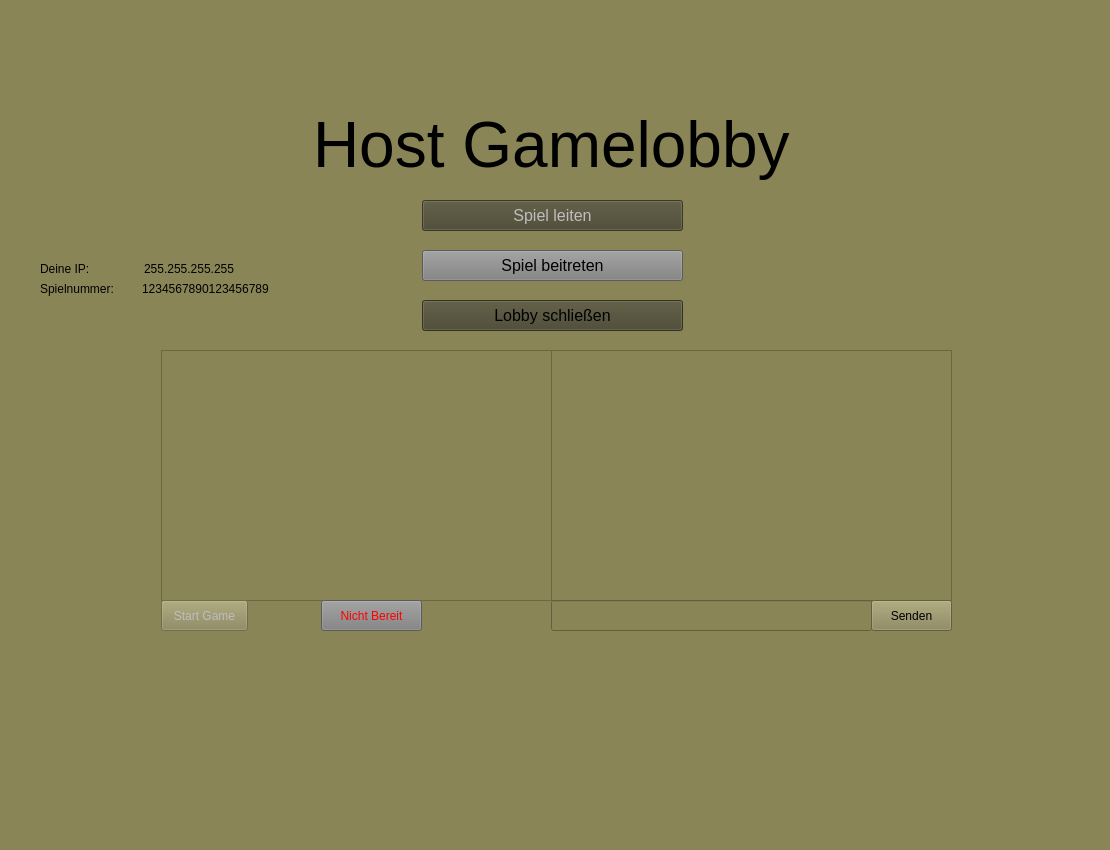
<?xml version="1.0" encoding="UTF-8"?>
<ui version="4.0">
 <class>lobbyHostView</class>
 <widget class="QWidget" name="lobbyHostView">
  <property name="geometry">
   <rect>
    <x>0</x>
    <y>0</y>
    <width>1110</width>
    <height>850</height>
   </rect>
  </property>
  <property name="sizePolicy">
   <sizepolicy hsizetype="Fixed" vsizetype="Fixed">
    <horstretch>0</horstretch>
    <verstretch>0</verstretch>
   </sizepolicy>
  </property>
  <property name="styleSheet">
   <string notr="true">background: #8A8557;</string>
  </property>
  <widget class="QLabel" name="label">
   <property name="geometry">
    <rect>
     <x>313</x>
     <y>109</y>
     <width>491</width>
     <height>71</height>
    </rect>
   </property>
   <property name="font">
    <font>
     <pointsize>48</pointsize>
     <bold>false</bold>
    </font>
   </property>
   <property name="text">
    <string>Host Gamelobby</string>
   </property>
  </widget>
  <widget class="QPushButton" name="hostGameButton">
   <property name="enabled">
    <bool>false</bool>
   </property>
   <property name="geometry">
    <rect>
     <x>422</x>
     <y>200</y>
     <width>261</width>
     <height>31</height>
    </rect>
   </property>
   <property name="sizePolicy">
    <sizepolicy hsizetype="Fixed" vsizetype="Fixed">
     <horstretch>0</horstretch>
     <verstretch>0</verstretch>
    </sizepolicy>
   </property>
   <property name="font">
    <font>
     <pointsize>12</pointsize>
    </font>
   </property>
   <property name="styleSheet">
    <string notr="true">background-color: #47452E;
border-color: #111111;
    

</string>
   </property>
   <property name="text">
    <string>Spiel leiten</string>
   </property>
   <property name="autoDefault">
    <bool>false</bool>
   </property>
  </widget>
  <widget class="QPushButton" name="joinGameButton">
   <property name="geometry">
    <rect>
     <x>422</x>
     <y>250</y>
     <width>261</width>
     <height>31</height>
    </rect>
   </property>
   <property name="sizePolicy">
    <sizepolicy hsizetype="Fixed" vsizetype="Fixed">
     <horstretch>0</horstretch>
     <verstretch>0</verstretch>
    </sizepolicy>
   </property>
   <property name="font">
    <font>
     <pointsize>12</pointsize>
    </font>
   </property>
   <property name="styleSheet">
    <string notr="true">background-color: grey;
border-color: #111111;

</string>
   </property>
   <property name="text">
    <string>Spiel beitreten</string>
   </property>
   <property name="autoDefault">
    <bool>false</bool>
   </property>
  </widget>
  <widget class="QPushButton" name="closeLobbyButton">
   <property name="geometry">
    <rect>
     <x>422</x>
     <y>300</y>
     <width>261</width>
     <height>31</height>
    </rect>
   </property>
   <property name="sizePolicy">
    <sizepolicy hsizetype="Fixed" vsizetype="Fixed">
     <horstretch>0</horstretch>
     <verstretch>0</verstretch>
    </sizepolicy>
   </property>
   <property name="font">
    <font>
     <pointsize>12</pointsize>
    </font>
   </property>
   <property name="styleSheet">
    <string notr="true">background-color: #47452E;
border-color: #111111;
   
</string>
   </property>
   <property name="text">
    <string>Lobby schließen</string>
   </property>
   <property name="autoDefault">
    <bool>false</bool>
   </property>
  </widget>
  <widget class="QListView" name="playerListView">
   <property name="geometry">
    <rect>
     <x>161</x>
     <y>350</y>
     <width>391</width>
     <height>251</height>
    </rect>
   </property>
  </widget>
  <widget class="QTextEdit" name="chatField">
   <property name="geometry">
    <rect>
     <x>551</x>
     <y>350</y>
     <width>401</width>
     <height>251</height>
    </rect>
   </property>
   <property name="mouseTracking">
    <bool>false</bool>
   </property>
   <property name="readOnly">
    <bool>true</bool>
   </property>
  </widget>
  <widget class="QLineEdit" name="chatMsgTextField">
   <property name="geometry">
    <rect>
     <x>551</x>
     <y>600</y>
     <width>321</width>
     <height>31</height>
    </rect>
   </property>
  </widget>
  <widget class="QPushButton" name="sendMsgButton">
   <property name="geometry">
    <rect>
     <x>871</x>
     <y>600</y>
     <width>81</width>
     <height>31</height>
    </rect>
   </property>
   <property name="text">
    <string>Senden</string>
   </property>
  </widget>
  <widget class="QLabel" name="label_2">
   <property name="geometry">
    <rect>
     <x>40</x>
     <y>260</y>
     <width>61</width>
     <height>18</height>
    </rect>
   </property>
   <property name="text">
    <string>Deine IP:</string>
   </property>
  </widget>
  <widget class="QLabel" name="label_3">
   <property name="geometry">
    <rect>
     <x>40</x>
     <y>280</y>
     <width>101</width>
     <height>18</height>
    </rect>
   </property>
   <property name="text">
    <string>Spielnummer:</string>
   </property>
  </widget>
  <widget class="QLabel" name="ipAdressLbl">
   <property name="geometry">
    <rect>
     <x>144</x>
     <y>260</y>
     <width>111</width>
     <height>18</height>
    </rect>
   </property>
   <property name="text">
    <string>255.255.255.255</string>
   </property>
  </widget>
  <widget class="QLabel" name="gameNumberLbl">
   <property name="geometry">
    <rect>
     <x>142</x>
     <y>280</y>
     <width>201</width>
     <height>18</height>
    </rect>
   </property>
   <property name="text">
    <string>1234567890123456789</string>
   </property>
  </widget>
  <widget class="QPushButton" name="startGameButton">
   <property name="enabled">
    <bool>false</bool>
   </property>
   <property name="geometry">
    <rect>
     <x>161</x>
     <y>600</y>
     <width>87</width>
     <height>31</height>
    </rect>
   </property>
   <property name="text">
    <string>Start Game</string>
   </property>
  </widget>
  <widget class="QPushButton" name="setRdyButton">
   <property name="geometry">
    <rect>
     <x>321</x>
     <y>600</y>
     <width>101</width>
     <height>31</height>
    </rect>
   </property>
   <property name="styleSheet">
    <string notr="true">background-color: grey;
color: red;</string>
   </property>
   <property name="text">
    <string>Nicht Bereit</string>
   </property>
  </widget>
 </widget>
 <resources/>
 <connections/>
</ui>
